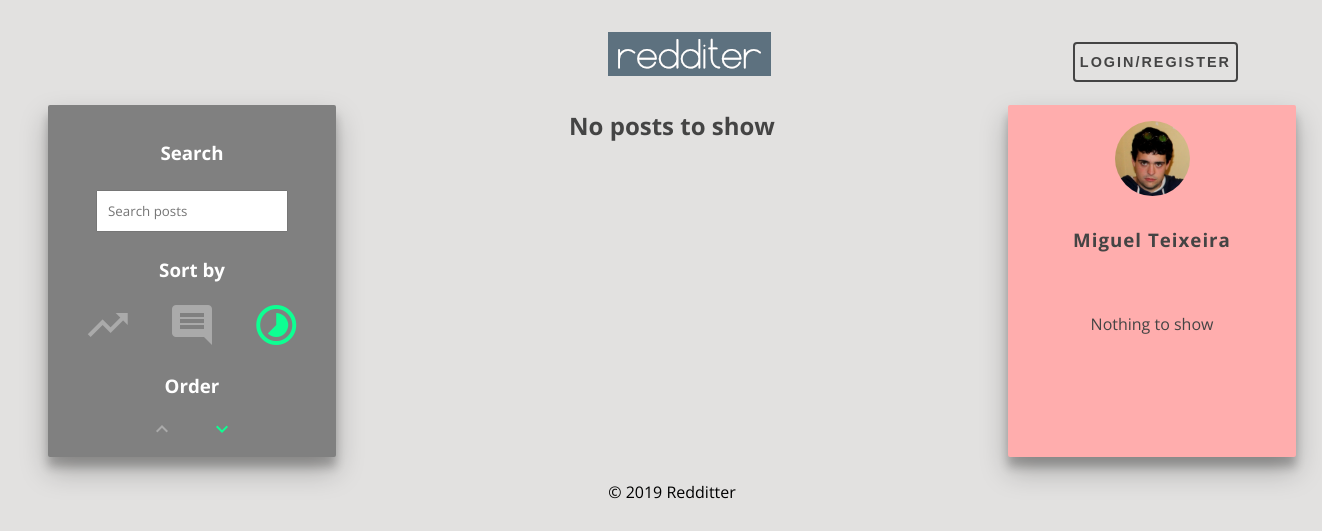
The page /pages/profile.php?user=kicute on the database its author committed.
### tables this page shows
CREATE TABLE User (
    userID VARCHAR PRIMARY KEY,
    username VARCHAR NOT NULL,
    pass VARCHAR NOT NULL,
    mail VARCHAR NOT NULL UNIQUE,
    bio VARCHAR,
    birthday DATE
);

### database/user.php (called while the page is built, shortened)
<?php
function getUserById($userID) {
	global $dbh;
	try {
		$stmt = $dbh->prepare("SELECT *	FROM User WHERE userID = ?");
		$stmt->execute(array($userID));
		return $stmt->fetch();
	} catch(PDOException $e) {
		echo $e->getMessage();
		return null;
	}
}
?>

### templates/components/profile-bar.php (the view, shortened to what this page needs)
<aside class="profile-bar container">
    <section id="user-info">
        <?php if (file_exists($_SERVER["DOCUMENT_ROOT"]."/img/users/".$user["userID"].".png")) { ?>
            <img class="profile-picture" src="/img/users/<?=$user["userID"]?>.png"?>
        <?php } else { ?>
            <img class="profile-picture" src="/img/users/unknown.png">
        <?php } ?>
        <h1><?=$user["username"]?></h1>
    </section>
    <section id="user-bio">
        <?php if (strcmp($user["bio"], "")) { ?>
            <p><?=$user["bio"]?></p>
        <?php } else { ?>
            <p>Nothing to show</p>
        <?php } ?>
    </section>
    <section id="user-settings">
    </section>
</aside>

### css/style.css (style rules this page uses)
body { background: #e2e1e0; font-family: 'Open Sans', sans-serif; margin: 2em; display: grid; grid-gap: 0.5rem 0.5rem; grid-template-areas: "header" "main" "footer"; }
.profile-bar { background: #ffadad; text-align: center; box-shadow: 0 14px 28px rgba(0,0,0,0.25), 0 10px 10px rgba(0,0,0,0.22); width: 16em; height: 20em; display: flex; flex-direction: column; justify-content: space-between; }
.profile-bar #user-info { letter-spacing: 1px; font-weight: bold; color: #444; }
.profile-bar #user-bio { color: #444; }
.profile-bar #user-settings { height: 4em; grid-area: settings; }
.profile-picture { border-radius: 50%; height: 75px; width: 75px; vertical-align: middle; margin-bottom: 0.75em; }
.container { border-radius: 2px; padding: 1em; margin: 1em; word-wrap: break-word; cursor: default; }

### rows shown on the page
user: userID (picture), username "Miguel Teixeira"
